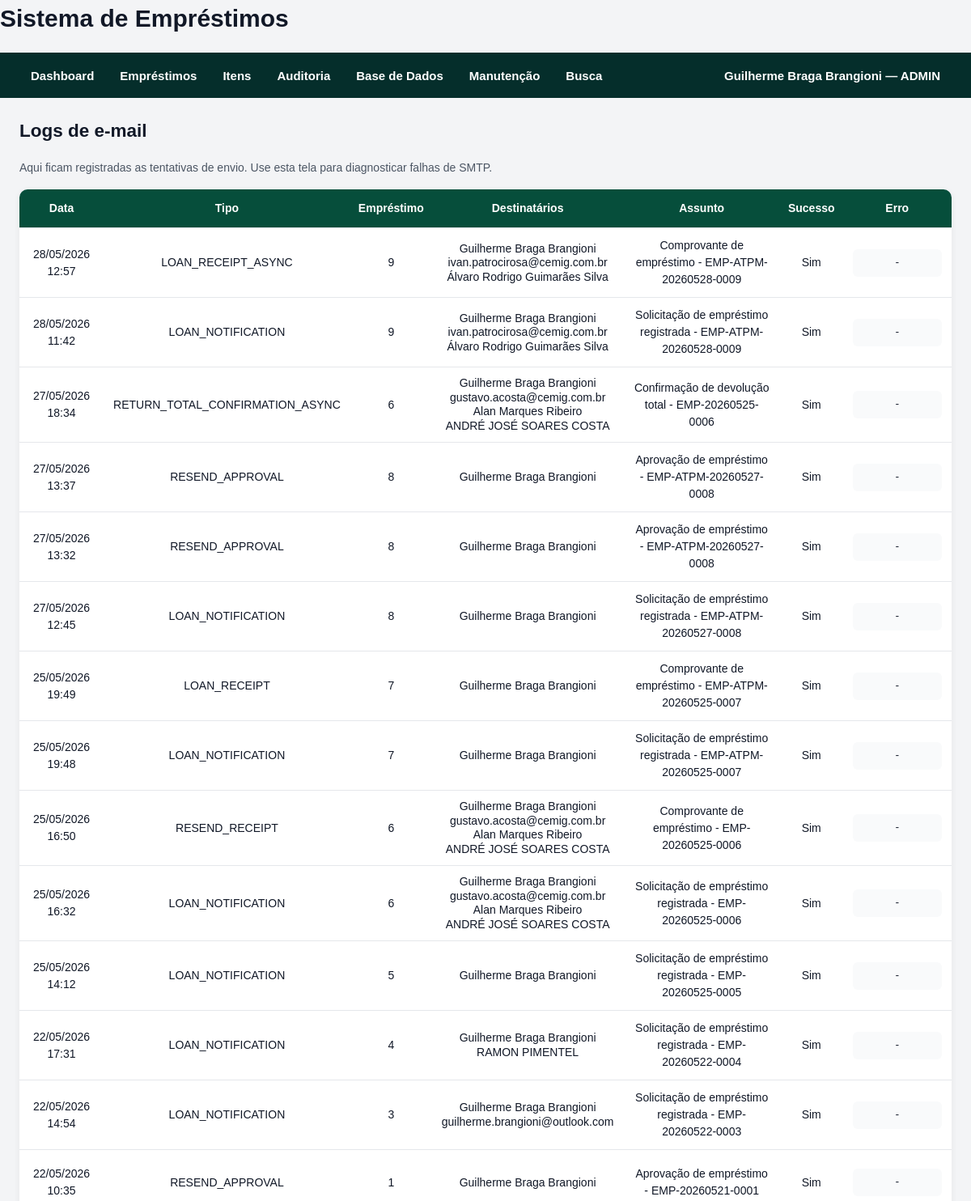
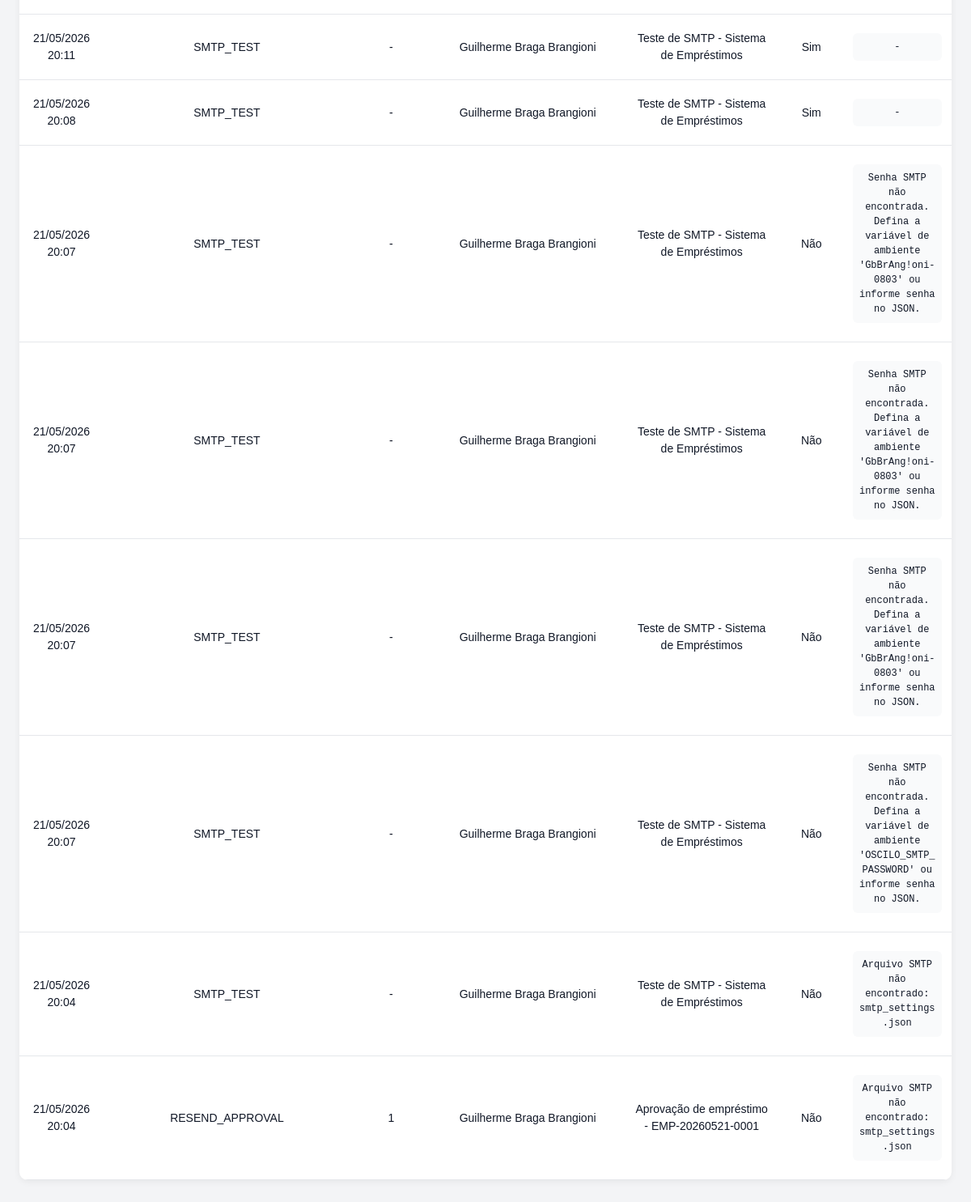
The app's page /emails/ (signed in) with its own data (2 pictures, top to bottom).
### models/system_user.py (models this page shows, shortened)
class SystemUser(db.Model):
    __tablename__ = "system_users"
    id = db.Column(db.Integer, primary_key=True)
    nome = db.Column(db.String(255), nullable=False)
    email = db.Column(db.String(255), nullable=False, unique=True, index=True)
    password_hash = db.Column(db.String(255), nullable=False)
    role = db.Column(db.String(50), nullable=False, default="CONSULTA")
    active = db.Column(db.Boolean, default=True)
    matricula = db.Column(db.String(20))
    telefone = db.Column(db.String(20))
    gerencia = db.Column(db.String(10))
    regional = db.Column(db.String(20))
    equipe = db.Column(db.String(255))
    must_change_password = db.Column(
        db.Boolean,
        nullable=False,
        default=False,
    )
    temporary_password_generated_at = db.Column(db.DateTime)
    password_changed_at = db.Column(db.DateTime)
    last_login_at = db.Column(db.DateTime)
    created_at = db.Column(db.DateTime, default=datetime.utcnow)
    updated_at = db.Column(
        db.DateTime,
        default=datetime.utcnow,
        onupdate=datetime.utcnow,
    )

### models/email_log.py (models this page shows)
class EmailLog(db.Model):
    __tablename__ = "email_logs"
    id = db.Column(db.Integer, primary_key=True)
    loan_id = db.Column(db.Integer, db.ForeignKey("loans.id"), nullable=True)
    email_type = db.Column(db.String(100), nullable=False)
    recipients = db.Column(db.Text, nullable=False)
    subject = db.Column(db.String(255), nullable=False)
    success = db.Column(db.Boolean, default=False)
    error = db.Column(db.Text)
    created_at = db.Column(db.DateTime, default=datetime.utcnow)

### models/user.py (models this page shows)
class User(db.Model):
    __tablename__ = "users"
    id = db.Column(db.Integer, primary_key=True)
    nome = db.Column(db.String(255), nullable=False)
    matricula = db.Column(db.String(100), nullable=False, index=True)
    email = db.Column(db.String(255), nullable=False)
    telefone = db.Column(db.String(100))
    gerencia = db.Column(db.String(255))
    regional = db.Column(db.String(255))
    equipe = db.Column(db.String(255))
    created_at = db.Column(db.DateTime, default=datetime.utcnow)
    loans = db.relationship("Loan", back_populates="user")

### routes/email_routes.py (the view)
@email_bp.route("/")
def email_logs():
    logs = EmailLog.query.order_by(
        EmailLog.created_at.desc()
    ).limit(300).all()
    for log in logs:
        log.recipient_display_list = (
            RecipientDisplayService.display_recipient_names_list(
                log.recipients
            )
        )
    return render_template(
        "email_logs.html",
        logs=logs,
    )

### services/approval_service.py (called while the page is built, shortened)
    @staticmethod
    def count_pending_for_current_user() -> int:
        current_user = AuthService.get_current_user()
        if not current_user:
            return 0
        query = (
            Loan.query
            .join(Approver, Loan.approver_id == Approver.id)
            .filter(Loan.status == LoanStatus.PENDENTE_APROVACAO.value)
        )
        if current_user.role == UserRole.ADMIN.value:
            return query.count()

### services/auth_service.py (called while the page is built)
    @staticmethod
    def count_users() -> int:
        return SystemUser.query.count()

    @staticmethod
    def get_current_user() -> SystemUser | None:
        user_id = session.get(AuthService.SESSION_USER_ID_KEY)
        if not user_id:
            return None
        user = db.session.get(SystemUser, user_id)
        if not user or not user.active:
            AuthService.logout_user()
            return None
        return user

### services/recipient_display_service.py (called while the page is built, shortened)
    @staticmethod
    def parse_recipients(value: Any) -> list[str]:
        if not value:
            return []
        if isinstance(value, list):
            return [
                str(item).strip()
                for item in value
                if str(item).strip()
            ]
        text = str(value).strip()
        if not text:
            return []
        try:
            parsed = json.loads(text)
            if isinstance(parsed, list):
                return [
                    str(item).strip()
                    for item in parsed
                    if str(item).strip()
                ]
            if isinstance(parsed, str):
                return [parsed.strip()] if parsed.strip() else []
        except Exception:
            pass

    @staticmethod
    def display_recipient_names_list(value: Any) -> list[str]:
        emails = RecipientDisplayService.parse_recipients(value)
        if not emails:
            return []
        email_name_map = RecipientDisplayService.get_email_name_map(emails)
        names = []
        for email in emails:
            normalized_email = email.strip().lower()
            name = email_name_map.get(normalized_email)
            if name:
                names.append(name)
            else:
                names.append(email)
        return names

### templates/email_logs.html
{% extends "base.html" %}
{% block content %}
<h2>Logs de e-mail</h2>
<p class="hint">
    Aqui ficam registradas as tentativas de envio.
    Use esta tela para diagnosticar falhas de SMTP.
</p>
<table>
    <thead>
        <tr>
            <th>Data</th>
            <th>Tipo</th>
            <th>Empréstimo</th>
            <th>Destinatários</th>
            <th>Assunto</th>
            <th>Sucesso</th>
            <th>Erro</th>
        </tr>
    </thead>
    <tbody>
        {% for log in logs %}
        <tr>
            <td style="text-align: center;">{{ log.created_at.strftime("%d/%m/%Y %H:%M") }}</td>
            <td style="text-align: center;">{{ log.email_type }}</td>
            <td style="text-align: center;">{{ log.loan_id or "-" }}</td>
            <td class="email-recipients-cell" style="text-align: center;">
                {% if log.recipient_display_list %}
                    {% for recipient_name in log.recipient_display_list %}
                        <span class="email-recipient-line">
                            {{ recipient_name }}
                        </span>
                    {% endfor %}
                {% else %}
                    -
                {% endif %}
            </td>
            <td style="text-align: center;">{{ log.subject }}</td>
            <td style="text-align: center;">{{ "Sim" if log.success else "Não" }}</td>
            <td style="text-align: center;"><pre>{{ log.error or "-" }}</pre></td>
        </tr>
        {% endfor %}
    </tbody>
</table>
{% endblock %}

### templates/base.html (shortened to what this page needs)
<!DOCTYPE html>
<html lang="pt-BR">
<head>
    <link rel="stylesheet" href="{{ url_for('static', filename='style.css') }}">
</head>
<body>
    <header class="topbar">
        <h1>Sistema de Empréstimos</h1>
        <nav class="navbar">
            <div class="nav-left">
                <a class="nav-link" href="{{ url_for('main_bp.dashboard') }}">
                    Dashboard
                </a>
                {% if current_user %}
                    {% if current_user.role in ["ADMIN", "OPERADOR", "CONSULTA"] %}
                    <div class="nav-item dropdown">
                        <button class="nav-drop-button" type="button">
                            Empréstimos
                        </button>
                    </div>
                    {% endif %}
                    {% if current_user.role in ["ADMIN", "OPERADOR", "CONSULTA"] %}
                    <div class="nav-item dropdown">
                        <button class="nav-drop-button" type="button">
                            Itens
                        </button>
                    </div>
                    {% endif %}
                    {% if current_user.role in ["ADMIN", "OPERADOR"] %}
                    <div class="nav-item dropdown">
                        <button class="nav-drop-button" type="button">
                            Auditoria
                        </button>
                    </div>
                    {% endif %}
                    {% if current_user.role in ["ADMIN", "OPERADOR"] %}
                    <div class="nav-item dropdown">
                        <button class="nav-drop-button" type="button">
                            Base de Dados
                        </button>
                    </div>
                    {% endif %}
                    {% if current_user.role == "ADMIN" %}
                    <div class="nav-item dropdown">
                        <button class="nav-drop-button" type="button">
                            Manutenção
                        </button>
                    </div>
                    {% endif %}
                    <a class="nav-link" href="{{ url_for('search_bp.global_search') }}">
                        Busca
                    </a>
                {% endif %}
            </div>
            <div class="nav-right">
                {% if current_user %}
                    <div class="nav-item dropdown user-menu">
                        <button class="nav-drop-button" type="button">
                            {{ current_user.nome }} — {{ current_user.role }}
                        </button>
                    </div>
                {% else %}
                    <a class="nav-link" href="{{ url_for('auth_bp.login') }}">
                        Entrar
                    </a>
                {% endif %}
            </div>
        </nav>
    </header>
    <main class="container">
        {% block content %}{% endblock %}
    </main>
</body>
</html>

### static/style.css (style rules this page uses)
* { box-sizing: border-box; }
body { margin: 0; padding: 0; font-family: Arial, Helvetica, sans-serif; font-size: 15px; line-height: 1.5; background: #f3f4f6; color: #111827; }
h1, h2, h3, h4 { margin-top: 0; color: #111827; }
h2 { margin-bottom: 18px; }
a { color: #2563eb; text-decoration: none; }
pre { white-space: pre-wrap; word-break: break-word; background: #f9fafb; padding: 8px; border-radius: 6px; font-size: 12px; max-width: 360px; }
main, .container { max-width: 1400px; margin: 0 auto; padding: 24px; }
.navbar { background: #1f2937; color: white; display: flex; justify-content: space-between; align-items: center; gap: 16px; padding: 0 24px; min-height: 56px; position: relative; z-index: 1000; }
.navbar * { box-sizing: border-box; }
.nav-left, .nav-right { display: flex; align-items: center; gap: 4px; }
.nav-item { position: relative; display: flex; align-items: center; }
.nav-link, .nav-drop-button { height: 56px; display: flex; align-items: center; justify-content: center; padding: 0 14px; margin: 0; color: white; background: transparent; border: none; font-family: inherit; font-size: 15px; font-weight: 600; line-height: 1; text-decoration: none; cursor: pointer; white-space: nowrap; }
.user-menu .nav-drop-button { max-width: 380px; overflow: hidden; text-overflow: ellipsis; }
.hint { color: #4b5563; font-size: 14px; margin: 8px 0 16px; }
button, .button { display: inline-flex; align-items: center; justify-content: center; min-height: 40px; padding: 10px 14px; border: none; border-radius: 8px; background: #2563eb; color: white; font: inherit; font-weight: 600; text-decoration: none; cursor: pointer; }
table { width: 100%; border-collapse: collapse; background: white; border-radius: 10px; overflow: hidden; margin-bottom: 20px; box-shadow: 0 2px 8px rgba(0, 0, 0, 0.06); }
thead { background: #111827; color: white; }
th, td { padding: 11px 12px; border-bottom: 1px solid #e5e7eb; text-align: left; vertical-align: top; }
th { font-weight: 700; font-size: 14px; }
td { font-size: 14px; }
table td { vertical-align: middle; }
table td:last-child { vertical-align: middle; }
:root { --primary-green: #064e3b; --primary-green-hover: #065f46; --primary-green-light: #d1fae5; --primary-green-border: #10b981; --primary-green-text: #064e3b; }
a { color: var(--primary-green); }
button, .button { background: var(--primary-green); color: white; }
thead { background: var(--primary-green); color: white; }
.navbar { background: #052e2b; }
table thead th { text-align: center !important; vertical-align: middle !important; height: 48px; padding: 12px 10px; white-space: normal; line-height: 1.35; }
.email-recipients-cell { line-height: 1.15; vertical-align: middle; }
.email-recipient-line { display: block; margin: 0; padding: 0; line-height: 1.25; white-space: normal; }
:root { --control-height: 44px; }
button, .button, input[type="submit"], input[type="button"] { min-height: var(--control-height); padding: 0 14px; display: inline-flex; align-items: center; justify-content: center; border-radius: 8px; line-height: 1.2; white-space: nowrap; vertical-align: middle; box-sizing: border-box; }
:root { --action-control-height: 44px; }

### records on screen
SystemUser: nome "Guilherme Braga Brangioni", role "ADMIN"
EmailLog: created_at "28/05/2026 12:57", email_type "LOAN_RECEIPT_ASYNC", loan "9", recipient_display_list "ivan.patrocirosa@cemig.com.br", subject "Comprovante de empréstimo - EMP-ATPM-20260528-0009", success "Sim", error "-"
SystemUser: nome "Álvaro Rodrigo Guimarães Silva"
EmailLog: created_at "28/05/2026 11:42", email_type "LOAN_NOTIFICATION", loan "9", recipient_display_list "ivan.patrocirosa@cemig.com.br", subject "Solicitação de empréstimo registrada - EMP-ATPM-20260528-0009", success "Sim", error "-"
EmailLog: created_at "27/05/2026 18:34", email_type "RETURN_TOTAL_CONFIRMATION_ASYNC", loan "6", recipient_display_list "gustavo.acosta@cemig.com.br", subject "Confirmação de devolução total - EMP-20260525-0006", success "Sim", error "-"
SystemUser: nome "Alan Marques Ribeiro"
User: nome "ANDRÉ JOSÉ SOARES COSTA"
EmailLog: created_at "27/05/2026 13:37", email_type "RESEND_APPROVAL", loan "8", subject "Aprovação de empréstimo - EMP-ATPM-20260527-0008", success "Sim", error "-"
EmailLog: created_at "27/05/2026 13:32", email_type "RESEND_APPROVAL", loan "8", subject "Aprovação de empréstimo - EMP-ATPM-20260527-0008", success "Sim", error "-"
EmailLog: created_at "27/05/2026 12:45", email_type "LOAN_NOTIFICATION", loan "8", subject "Solicitação de empréstimo registrada - EMP-ATPM-20260527-0008", success "Sim", error "-"
EmailLog: created_at "25/05/2026 19:49", email_type "LOAN_RECEIPT", loan "7", subject "Comprovante de empréstimo - EMP-ATPM-20260525-0007", success "Sim", error "-"
EmailLog: created_at "25/05/2026 19:48", email_type "LOAN_NOTIFICATION", loan "7", subject "Solicitação de empréstimo registrada - EMP-ATPM-20260525-0007", success "Sim", error "-"
EmailLog: created_at "25/05/2026 16:50", email_type "RESEND_RECEIPT", loan "6", recipient_display_list "gustavo.acosta@cemig.com.br", subject "Comprovante de empréstimo - EMP-20260525-0006", success "Sim", error "-"
EmailLog: created_at "25/05/2026 16:32", email_type "LOAN_NOTIFICATION", loan "6", recipient_display_list "gustavo.acosta@cemig.com.br", subject "Solicitação de empréstimo registrada - EMP-20260525-0006", success "Sim", error "-"
EmailLog: created_at "25/05/2026 14:12", email_type "LOAN_NOTIFICATION", loan "5", subject "Solicitação de empréstimo registrada - EMP-20260525-0005", success "Sim", error "-"
EmailLog: created_at "22/05/2026 17:31", email_type "LOAN_NOTIFICATION", loan "4", subject "Solicitação de empréstimo registrada - EMP-20260522-0004", success "Sim", error "-"
User: nome "RAMON PIMENTEL"
EmailLog: created_at "22/05/2026 14:54", email_type "LOAN_NOTIFICATION", loan "3", recipient_display_list "guilherme.brangioni@outlook.com", subject "Solicitação de empréstimo registrada - EMP-20260522-0003", success "Sim", error "-"
EmailLog: created_at "22/05/2026 10:35", email_type "RESEND_APPROVAL", loan "1", subject "Aprovação de empréstimo - EMP-20260521-0001", success "Sim", error "-"
EmailLog: created_at "21/05/2026 20:11", email_type "SMTP_TEST", loan_id "-", subject "Teste de SMTP - Sistema de Empréstimos", success "Sim", error "-"
EmailLog: created_at "21/05/2026 20:08", email_type "SMTP_TEST", loan_id "-", subject "Teste de SMTP - Sistema de Empréstimos", success "Sim", error "-"
EmailLog: created_at "21/05/2026 20:07", email_type "SMTP_TEST", loan_id "-", subject "Teste de SMTP - Sistema de Empréstimos", success "Não", error "Senha SMTP não encontrada. Defina a variável de ambiente 'GbBrAng!oni-0803' ou informe senha no JSON."
EmailLog: created_at "21/05/2026 20:07", email_type "SMTP_TEST", loan_id "-", subject "Teste de SMTP - Sistema de Empréstimos", success "Não", error "Senha SMTP não encontrada. Defina a variável de ambiente 'GbBrAng!oni-0803' ou informe senha no JSON."
EmailLog: created_at "21/05/2026 20:07", email_type "SMTP_TEST", loan_id "-", subject "Teste de SMTP - Sistema de Empréstimos", success "Não", error "Senha SMTP não encontrada. Defina a variável de ambiente 'GbBrAng!oni-0803' ou informe senha no JSON."
EmailLog: created_at "21/05/2026 20:07", email_type "SMTP_TEST", loan_id "-", subject "Teste de SMTP - Sistema de Empréstimos", success "Não", error "Senha SMTP não encontrada. Defina a variável de ambiente 'OSCILO_SMTP_PASSWORD' ou informe senha no JSON."
EmailLog: created_at "21/05/2026 20:04", email_type "SMTP_TEST", loan_id "-", subject "Teste de SMTP - Sistema de Empréstimos", success "Não", error "Arquivo SMTP não encontrado: smtp_settings.json"
EmailLog: created_at "21/05/2026 20:04", email_type "RESEND_APPROVAL", loan "1", subject "Aprovação de empréstimo - EMP-20260521-0001", success "Não", error "Arquivo SMTP não encontrado: smtp_settings.json"
